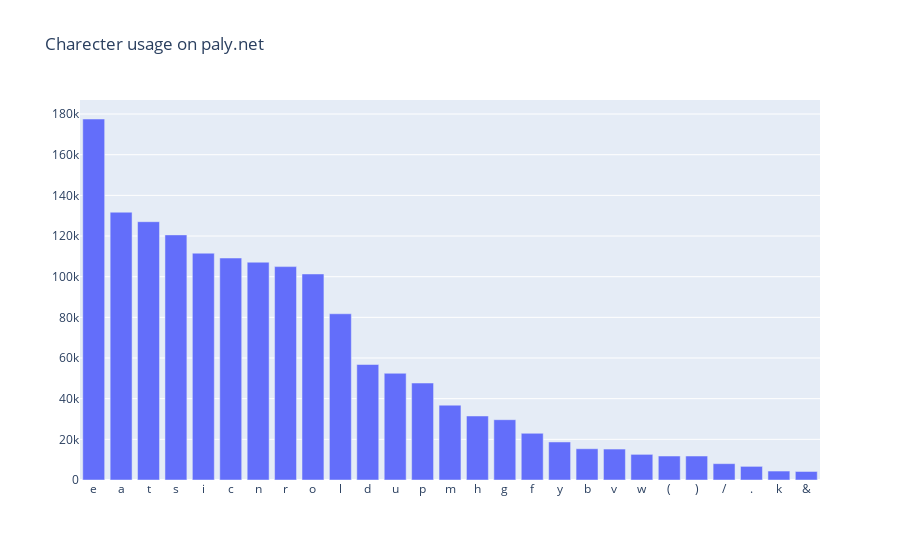

Write notebook code for a chart like this one.
### Code cell
fig = go.Figure(
    data=[go.Bar(y=y[:27],x=x[:27])],
    layout_title_text="Charecter usage on paly.net"
)
fig.show()

### Figure 1 — Plotly figure (JSON) as saved in the notebook; plotly's stock layout.template omitted (floating-point values rounded to 4 significant figures)
{"data": [{"type": "bar", "x": ["e", "a", "t", "s", "i", "c", "n", "r", "o", "l", "d", "u", "p", "m", "h", "g", "f", "y", "b", "v", "w", "(", ")", "/", ".", "k", "&"], "y": [177559, 131715, 127050, 120562, 111550, 109181, 107120, 104957, 101332, 81755, 56808, 52496, 47702, 36811, 31483, 29659, 22968, 18712, 15372, 15221, 12612, 11795, 11794, 8039, 6703, 4409, 4190]}], "layout": {"title": {"text": "Charecter usage on paly.net"}}}
